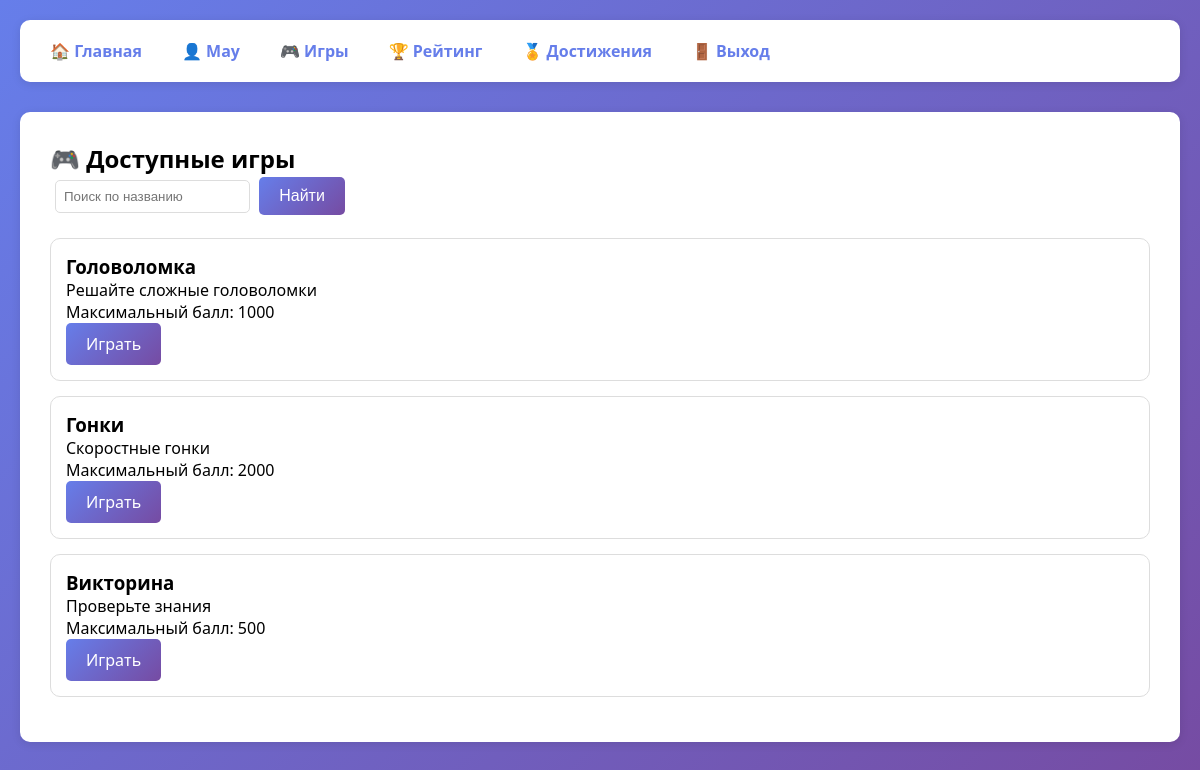
/games/ (signed in), run on the app's committed database.
### apps/users/models.py (models this page shows, shortened)
class CustomUser(AbstractUser):
    rating = models.IntegerField(default=0)
    games_played = models.IntegerField(default=0)
    class Meta:
        verbose_name = 'Пользователь'
        verbose_name_plural = 'Пользователи'

### apps/games/models.py (models this page shows, shortened)
class Game(models.Model):
    name = models.CharField(max_length=100, verbose_name='Название')
    description = models.TextField(verbose_name='Описание')
    max_score = models.IntegerField(verbose_name='Максимальный балл')
    class Meta:
        verbose_name = 'Игра'
        verbose_name_plural = 'Игры'

### apps/users/views.py (the view)
# urls.py: path('games/', user_views.games_list, name='games_list'),
@login_required
def games_list(request):
    name_filter = request.GET.get('name', '')
    games = GameDAO.filter_games_by_name(name_filter)
    context = {
        'games': games,
        'name_filter': name_filter,
    }
    return render(request, 'games_list.html', context)

### dao/game_dao.py (called while the page is built)
    @staticmethod
    def filter_games_by_name(name_filter):
        if name_filter:
            return Game.objects.filter(name__icontains=name_filter)
        return Game.objects.all()

### templates/games_list.html (shortened to what this page needs)
{% extends 'base.html' %}
{% block content %}
<h2>🎮 Доступные игры</h2>
<form method="get" style="margin-bottom: 20px;">
    <input type="text" name="name" placeholder="Поиск по названию" value="{{ name_filter }}">
    <button type="submit">Найти</button>
</form>
<div class="games-grid">
    {% for game in games %}
    <div style="border: 1px solid #ddd; padding: 15px; margin-bottom: 15px; border-radius: 10px;">
        <h3>{{ game.name }}</h3>
        <p>{{ game.description }}</p>
        <p>Максимальный балл: {{ game.max_score }}</p>
        <a href="{% url 'submit_score' game.id %}" class="btn">Играть</a>
    </div>
    {% empty %}
    <p>Игры не найдены</p>
    {% endfor %}
</div>
{% endblock %}

### templates/base.html (shortened to what this page needs)
<!DOCTYPE html>
<html lang="ru">
<head>
</head>
<body>
    <div class="container">
        <nav>
            <div class="nav-links">
                <a href="/">🏠 Главная</a>
                {% if user.is_authenticated %}
                    <a href="{% url 'profile' %}">👤 {{ user.username }}</a>
                    <a href="{% url 'games_list' %}">🎮 Игры</a>
                    <a href="{% url 'leaderboard' %}">🏆 Рейтинг</a>
                    <a href="{% url 'my_achievements' %}">🏅 Достижения</a>
                    <a href="{% url 'logout' %}">🚪 Выход</a>
                {% else %}
                    <a href="{% url 'login' %}">🔐 Вход</a>
                    <a href="{% url 'register' %}">📝 Регистрация</a>
                {% endif %}
            </div>
        </nav>
        <div class="content">
            {% block content %}{% endblock %}
        </div>
    </div>
</body>
</html>

### templates/base.html (style rules this page uses)
* { margin: 0; padding: 0; box-sizing: border-box; }
body { font-family: 'Segoe UI', Tahoma, Geneva, Verdana, sans-serif; background: linear-gradient(135deg, #667eea 0%, #764ba2 100%); min-height: 100vh; }
.container { max-width: 1200px; margin: 0 auto; padding: 20px; }
nav { background: white; padding: 15px 20px; border-radius: 10px; margin-bottom: 30px; box-shadow: 0 2px 10px rgba(0,0,0,0.1); display: flex; justify-content: space-between; align-items: center; flex-wrap: wrap; }
.nav-links { display: flex; gap: 20px; flex-wrap: wrap; align-items: center; }
nav a { color: #667eea; text-decoration: none; font-weight: bold; padding: 5px 10px; border-radius: 5px; transition: all 0.3s; }
.content { background: white; padding: 30px; border-radius: 10px; box-shadow: 0 2px 10px rgba(0,0,0,0.1); }
button, .btn { background: linear-gradient(135deg, #667eea 0%, #764ba2 100%); color: white; border: none; padding: 10px 20px; border-radius: 5px; cursor: pointer; font-size: 16px; text-decoration: none; display: inline-block; }
input, select { padding: 8px; margin: 5px; border: 1px solid #ddd; border-radius: 5px; }

### data on the page
CustomUser: username "May"
Game: name "Головоломка", description "Решайте сложные головоломки", max_score "1000"
Game: name "Гонки", description "Скоростные гонки", max_score "2000"
Game: name "Викторина", description "Проверьте знания", max_score "500"
